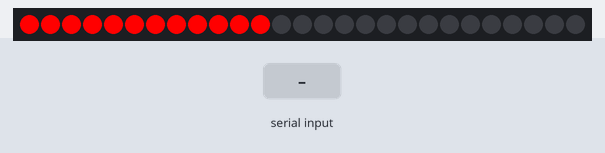
Bench run of a sketch on a simulated Arduino Uno, built with avr-gcc and run on an emulated ATmega328P. On the bench: 27 RGB LEDs in strip order, left to right. The inputs (shaded band) are chosen by the test bench. What the sketch prints to the serial monitor is not drawn.

Above: at 0.46 s.
At 1.2 s:
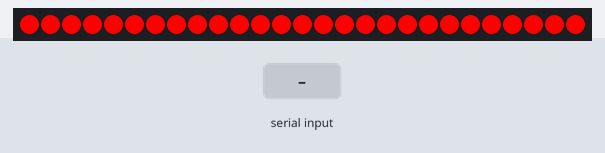
1.3 s: "y" received over Serial
3.0 s: "p" received over Serial
4.5 s: "g" received over Serial
Timing chart, 0 to 7.5 s (numbered marks = the images above; inputs shaded):
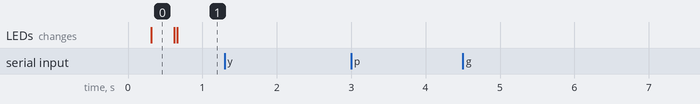

The sketch:

2023LEDDriver.ino
```cpp
#include <FastLED.h>
#include <time.h>

#define LED_PIN     11
#define NUM_LEDS    27
#define BRIGHTNESS  255
#define LED_TYPE    WS2812B
#define COLOR_ORDER GRB
#define UPDATES_PER_SECOND 100

// Global LED array
CRGB leds[NUM_LEDS];

// Possible animations
enum {GREEN, YELLOW, PURPLE, START, RED, BLUE, OFF};
int animation = START;

// LED loop logistics, mostly timer stuff for flashing without delays
int pos = 0;
bool is_yellow = false;
bool is_purple = false;
int period = 90;
int remTime = 0;
int actTime = 0;

// Vars for calculating loop delta time
int loopStart = 0;
int dt = 0;

void setup() {
  // Register strip with FastLED
  FastLED.addLeds<LED_TYPE, LED_PIN, COLOR_ORDER>(leds, NUM_LEDS).setCorrection(TypicalLEDStrip);
  FastLED.setBrightness(BRIGHTNESS);

  // Serial at 9600 baud
  Serial.begin(9600);
}


void loop()
{
  loopStart = millis();

  // Parse a byte from the Serial bus
  readCommand();

  // Run the command corresponding to the current animation
  // and write the corresponding byte to Serial for debugging
  switch(animation)
  {
    case GREEN:
      GreenLoop();
      Serial.write('g');
      break;
    case YELLOW:
      YellowLoop();
      Serial.write('y');
      break;
    case PURPLE:
      PurpleLoop();
      Serial.write('p');
      break;
    case START:
      StartLoop();
      Serial.write('s');
      break;
    case RED:
      RedLoop();
      Serial.write('r');
      break;
    case BLUE:
      BlueLoop();
      Serial.write('b');
    case OFF:
      OffLoop();
      Serial.write('o');
      break;
  }

  // Calculate the delta
  dt = (1000 / UPDATES_PER_SECOND) - (loopStart - millis());

  // Handle the case if the loop took longer than we wanted
  if (dt > 0) {

    // Delay the loop until the next cycle starts
    delay(dt);
  }
}

void readCommand()
{
  // Check how many bytes are in the Serial buffer
  byte n = Serial.available();

  // If there's at least one byte buffered, start the read
  if(n > 0)
  {
    // Pull the first byte from the buffer and store it
    byte c = Serial.read();

    // Run the corresponding command, if there is one
    // If it's yellow or purple we also set up their timers
    switch (c) {
      case 'y':
        is_yellow = false;
        remTime = 0;
        actTime = 0;
        animation = YELLOW; break;

      case 'p':
        is_purple = false;
        remTime = 0;
        actTime = 0;
        animation = PURPLE; break;

      case 'g':
        animation = GREEN; break;

      case 's':
        pos = 0;
        animation = START; break;

      case 'r':
        animation = RED; break;

      case 'b':
        animation = BLUE; break;

      case 'o':
        animation = OFF; break;
    }
  }
}

void StartLoop() //code for startup (Red LEDs filling ring)
{
  FastLED.show();

  // Quick and dirty way to double the length of time to finish the loop
  leds[(int)(pos/2)]= CRGB::Red;
  if (!(pos+1 > (NUM_LEDS * 2))) {
    pos++;
  }
}

void YellowLoop() // Yellow blinking LEDs for cones
{
  // Get the current time
  actTime=millis();

  // Check if it's been long enough since the last flash
  if(actTime - remTime >= period){
    // Reset the timer
    remTime=actTime;

    // Flip state: if the LEDs are currently yellow, turn them black
    // If they're currently black turn them yellow
    if(!is_yellow){
      is_yellow = true;
      fill_solid(leds, NUM_LEDS, CRGB::Yellow);
      FastLED.show();
    }
    else
    {
      is_yellow = false;
      fill_solid(leds,NUM_LEDS, CRGB::Black);
      FastLED.show();
    }
  }
}

void PurpleLoop() // Purple blinking LEDs for cubes
{
  // Store curr time
  actTime=millis();

  // Check time since last flash
  if(actTime - remTime >= period){
    remTime=actTime;

    // Invert state
    if(!is_purple){
      is_purple = true;
      fill_solid(leds, NUM_LEDS, CRGB::Purple);
      FastLED.show();
    }
    else
    {
      is_purple = false;
      fill_solid(leds,NUM_LEDS, CRGB::Black);
      FastLED.show();
    }
   }
}

void GreenLoop() // Solid green; indicates intake
{
  fill_solid(leds, NUM_LEDS, CRGB::Green);
  FastLED.show();
}

void RedLoop() // We use this as idle when on red alliance
{
  fill_solid(leds, NUM_LEDS, CRGB::Red);
  FastLED.show();
}

void BlueLoop() // Idle state for blue alliance
{
  fill_solid(leds, NUM_LEDS, CRGB::Blue);
  FastLED.show();
}

void OffLoop() // Turn LEDs all black, which is the same thing as off
{
  fill_solid(leds, NUM_LEDS, CRGB::Black);
  FastLED.show();
}
```

Measured:
- after the input at 1.3 s, every drawn part: stays the same
- after the input at 3.0 s, every drawn part: stays the same
- after the input at 4.5 s, every drawn part: stays the same
